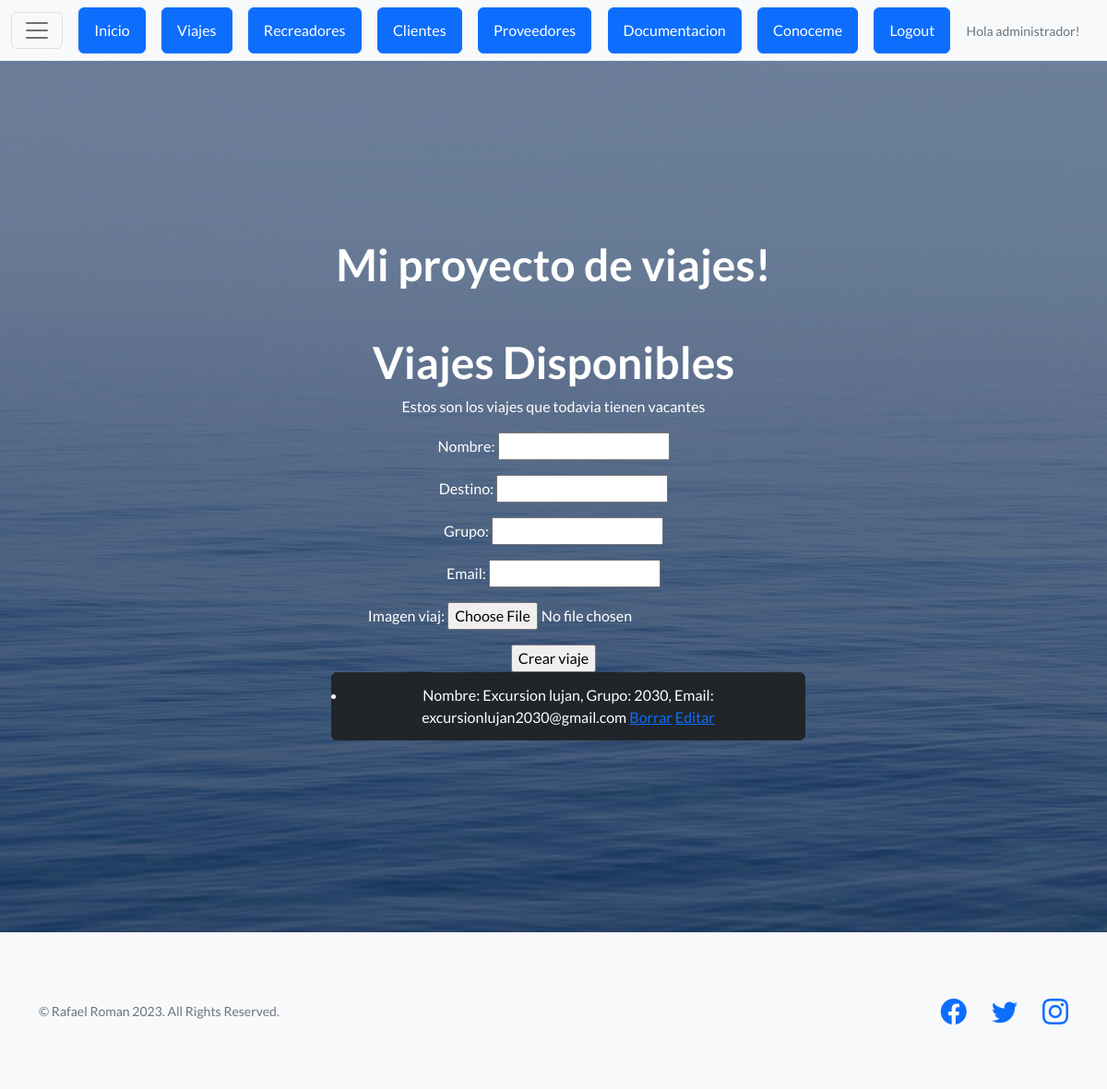
Page /proyecto/viajes/ (signed in) on the earlier database version.
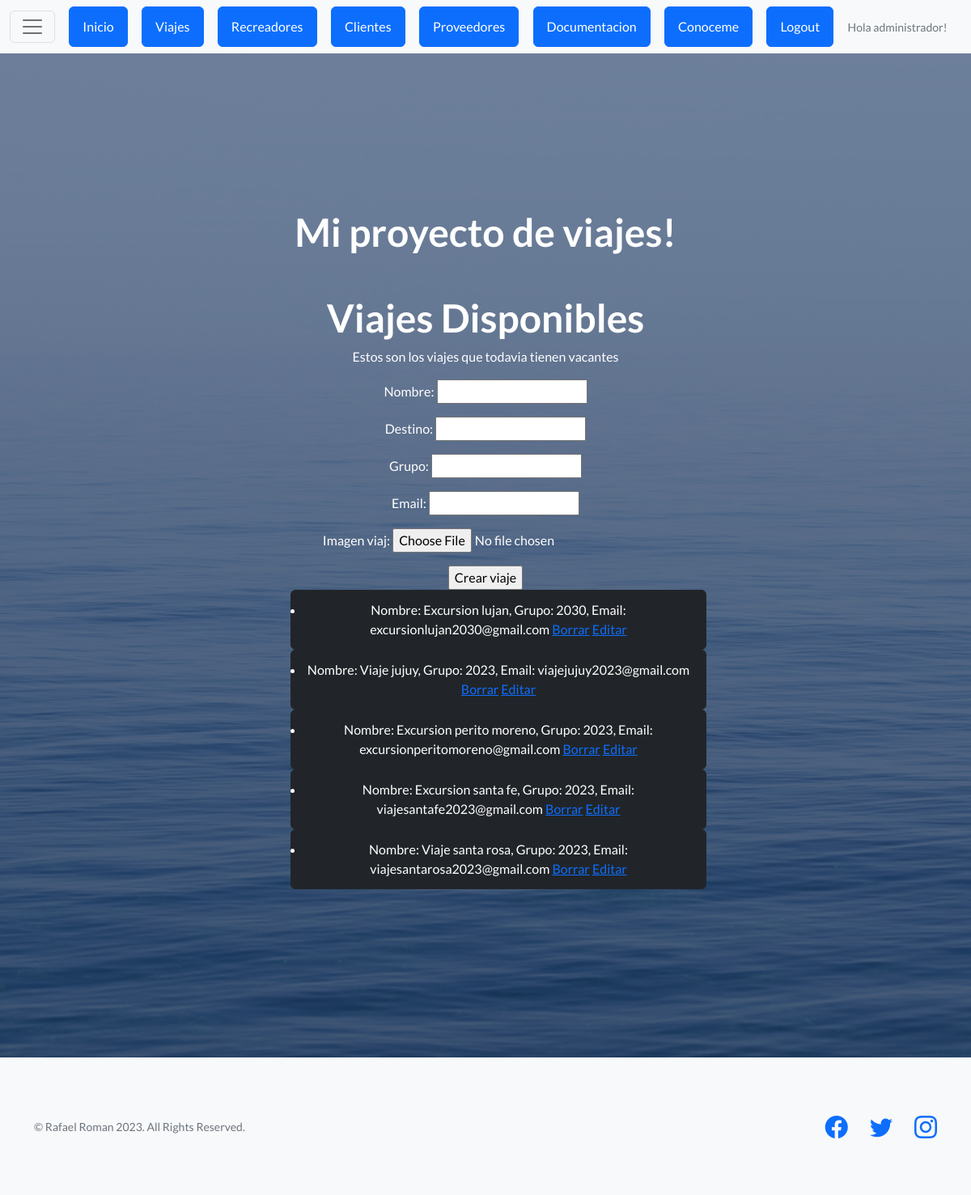
Same page on the later database version.
### appexcursiones/models.py (models this page shows)
class Viajes(models.Model):
    nombre = models.CharField(max_length=50)
    destino = models.CharField(max_length=50)
    grupo = models.IntegerField()
    email= models.EmailField(max_length=80)
    imagen_viaj= models.ImageField(null=True, blank=True, upload_to="viajes")
    def __str__(self):
        return f"Nombre: {self.nombre.capitalize()}, Grupo: {self.grupo}, Email: {self.email}"

### appexcursiones/views.py (the view, shortened to what this page needs)
# urls.py: path('viajes/', viajes, name="proyecto-viajes"),
def viajes(request):
    errores = ""
    viajes = Viajes.objects.all()
    formulario = ViajeFormulario()
    contexto = {"listado_viajes": viajes, "formulario": formulario, "errores":errores}
    return render(request, "Appnuevo/viajes.html", contexto)

### appexcursiones/forms.py
class ViajeFormulario(forms.Form):
    nombre= forms.CharField(max_length=50)
    destino= forms.CharField(max_length=50)
    grupo = forms.IntegerField()
    email= forms.EmailField(max_length=80)
    imagen_viaj= forms.ImageField()

### appexcursiones/templates/Appnuevo/viajes.html (shortened to what this page needs)
{% extends "Appnuevo/base.html" %}
{% block contenido %}
<h1>Viajes Disponibles</h1>
<p>Estos son los viajes que todavia tienen vacantes</p>
<form method="post" enctype="multipart/form-data">
    {{ formulario.as_p }}
    <input type="submit" value="Crear viaje">
</form>
{% if listado_viajes %}
    <ul>
    {% for viaje in listado_viajes %}
    <button type="button" class="btn btn-dark">
        <li>{{viaje}} <a href="{% url  'proyecto-viajes-borrar'  viaje.id %}">Borrar</a> <a href="{% url 'proyecto-viajes-editar'  viaje.id %}">Editar</a> </li>
    {% endfor %}
    </ul>
{% else %}
    <p>No Hay viajes disponibles de momento</p>
{% endif %}
{% endblock  %}

Differences in the rows shown:
added Viajes: nombre+grupo+email "Nombre: Viaje jujuy, Grupo: 2023, Email: viajejujuy2023@gmail.com"
added Viajes: nombre+grupo+email "Nombre: Excursion perito moreno, Grupo: 2023, Email: excursionperitomoreno@gmail.com"
added Viajes: nombre+grupo+email "Nombre: Excursion santa fe, Grupo: 2023, Email: viajesantafe2023@gmail.com"
added Viajes: nombre+grupo+email "Nombre: Viaje santa rosa, Grupo: 2023, Email: viajesantarosa2023@gmail.com"
